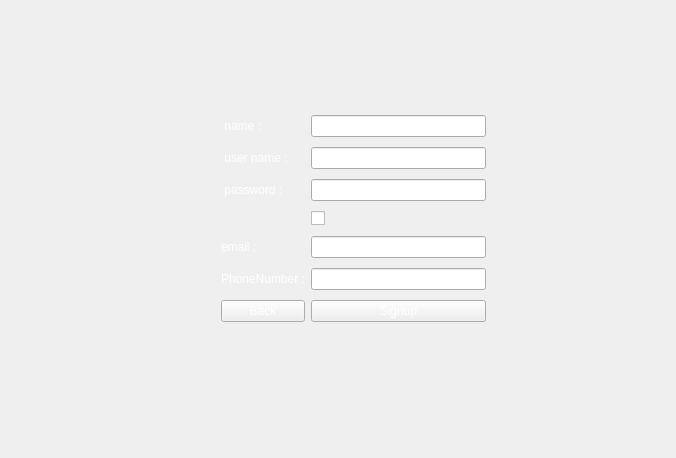
<?xml version="1.0" encoding="UTF-8"?>
<ui version="4.0">
 <class>Signup</class>
 <widget class="QWidget" name="Signup">
  <property name="windowModality">
   <enum>Qt::NonModal</enum>
  </property>
  <property name="geometry">
   <rect>
    <x>0</x>
    <y>0</y>
    <width>676</width>
    <height>458</height>
   </rect>
  </property>
  <property name="windowTitle">
   <string>Form</string>
  </property>
  <property name="autoFillBackground">
   <bool>false</bool>
  </property>
  <property name="styleSheet">
   <string notr="true">
background-image: url(:/images/do.jpg);</string>
  </property>
  <widget class="QWidget" name="">
   <property name="geometry">
    <rect>
     <x>221</x>
     <y>111</y>
     <width>265</width>
     <height>219</height>
    </rect>
   </property>
   <layout class="QGridLayout" name="gridLayout">
    <item row="0" column="0">
     <widget class="QLabel" name="userFieldLabel">
      <property name="styleSheet">
       <string notr="true">background-image: url(:/images/panj.jpg);
color: rgb(255, 255, 255);</string>
      </property>
      <property name="text">
       <string> name :</string>
      </property>
     </widget>
    </item>
    <item row="0" column="1">
     <widget class="QLineEdit" name="userFieldLineEdit">
      <property name="styleSheet">
       <string notr="true">background-image: url(:/images/sade.jpg);</string>
      </property>
     </widget>
    </item>
    <item row="1" column="0">
     <widget class="QLabel" name="usernameLabel">
      <property name="styleSheet">
       <string notr="true">background-image: url(:/images/panj.jpg);
color: rgb(255, 255, 255);</string>
      </property>
      <property name="text">
       <string> user name :</string>
      </property>
     </widget>
    </item>
    <item row="1" column="1">
     <widget class="QLineEdit" name="usernameLineEdit">
      <property name="styleSheet">
       <string notr="true">background-image: url(:/images/sade.jpg);</string>
      </property>
     </widget>
    </item>
    <item row="2" column="0">
     <widget class="QLabel" name="passwordLabel">
      <property name="styleSheet">
       <string notr="true">background-image: url(:/images/panj.jpg);
color: rgb(255, 255, 255);
</string>
      </property>
      <property name="text">
       <string> password :</string>
      </property>
     </widget>
    </item>
    <item row="2" column="1">
     <widget class="QLineEdit" name="passwordLineEdit">
      <property name="styleSheet">
       <string notr="true">background-image: url(:/images/sade.jpg);</string>
      </property>
      <property name="text">
       <string/>
      </property>
     </widget>
    </item>
    <item row="3" column="1">
     <widget class="QCheckBox" name="showPasswordCheckBox">
      <property name="styleSheet">
       <string notr="true">background-image: url(:/images/sade.jpg);</string>
      </property>
      <property name="text">
       <string/>
      </property>
     </widget>
    </item>
    <item row="4" column="0">
     <widget class="QLabel" name="emailLabel">
      <property name="styleSheet">
       <string notr="true">background-image: url(:/images/panj.jpg);
color: rgb(255, 255, 255);</string>
      </property>
      <property name="text">
       <string>email :</string>
      </property>
     </widget>
    </item>
    <item row="4" column="1">
     <widget class="QLineEdit" name="emailLineEdit">
      <property name="styleSheet">
       <string notr="true">background-image: url(:/images/sade.jpg);</string>
      </property>
     </widget>
    </item>
    <item row="5" column="0">
     <widget class="QLabel" name="phoneLabel">
      <property name="styleSheet">
       <string notr="true">background-image: url(:/images/panj.jpg);
color: rgb(255, 255, 255);</string>
      </property>
      <property name="text">
       <string>PhoneNumber :</string>
      </property>
     </widget>
    </item>
    <item row="5" column="1">
     <widget class="QLineEdit" name="phoneLineEdit">
      <property name="styleSheet">
       <string notr="true">background-image: url(:/images/sade.jpg);</string>
      </property>
      <property name="text">
       <string/>
      </property>
     </widget>
    </item>
    <item row="6" column="0">
     <widget class="QPushButton" name="backButton">
      <property name="styleSheet">
       <string notr="true">background-image: url(:/images/panj.jpg);
color: rgb(255, 255, 255);</string>
      </property>
      <property name="text">
       <string>Back</string>
      </property>
     </widget>
    </item>
    <item row="6" column="1">
     <widget class="QPushButton" name="signupButton">
      <property name="styleSheet">
       <string notr="true">background-image: url(:/images/panj.jpg);
color: rgb(255, 255, 255);</string>
      </property>
      <property name="text">
       <string>Signup</string>
      </property>
     </widget>
    </item>
   </layout>
  </widget>
 </widget>
 <resources/>
 <connections/>
</ui>
